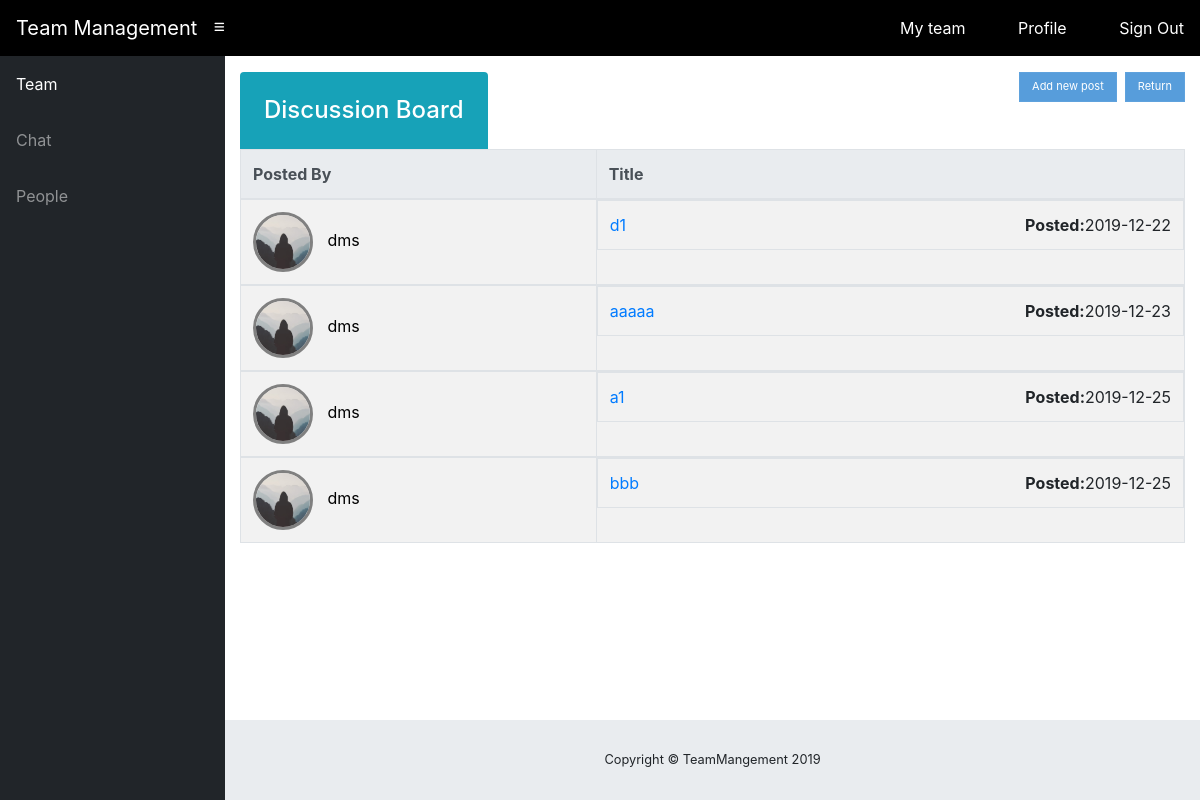
/team/1/discussion (signed in), run on an earlier commit of the app's database.
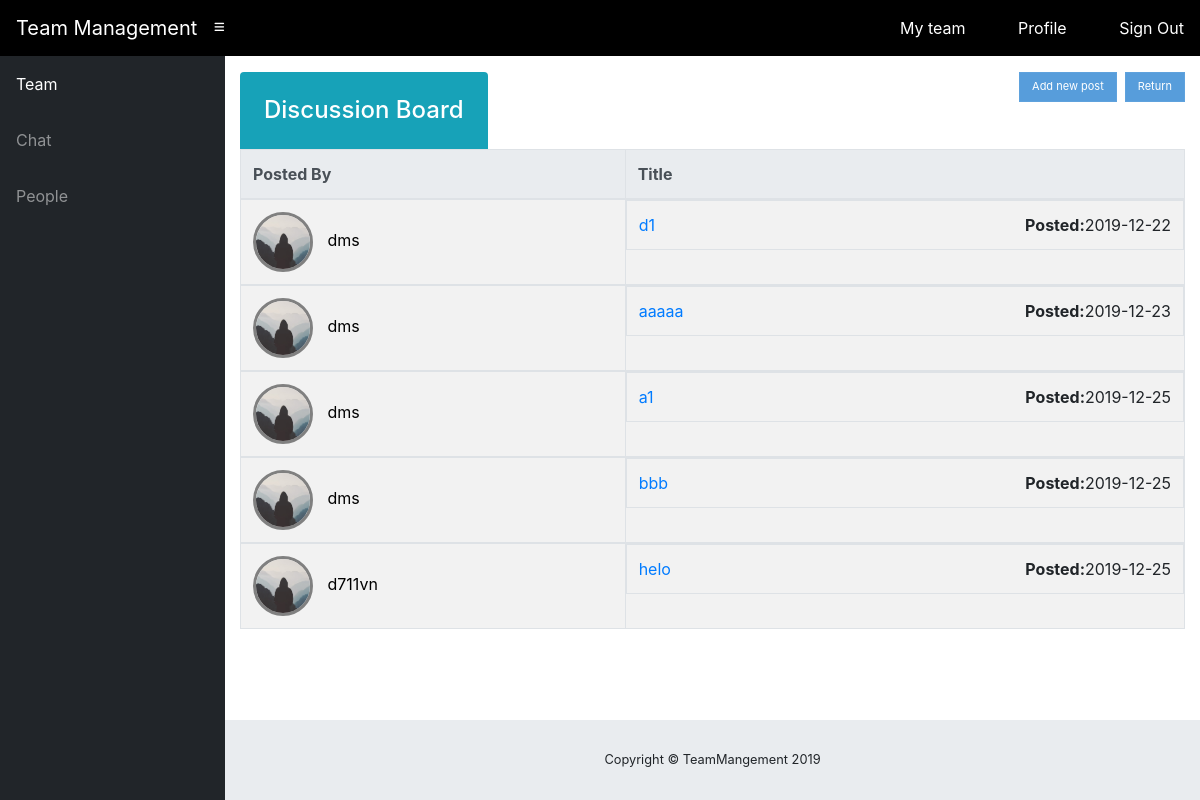
And on a later commit of the database.
### teamManage/models.py (models this page shows, shortened)
class Post(db.Model):
	id = db.Column(db.Integer, primary_key=True)
	title = db.Column(db.String(100), nullable=False)
	date_posted = db.Column(db.DateTime, nullable=False, default=datetime.utcnow)
	content = db.Column(db.Text, nullable=False)
	user_id = db.Column(db.Integer, db.ForeignKey('user.id'), nullable=False)
	comment = db.relationship("Comment", backref="article", lazy=True)  # many to many
	Team_id =db.Column(db.Integer, db.ForeignKey('team.id'),nullable=False)

class User(db.Model, UserMixin):
	id = db.Column(db.Integer, primary_key=True)
	username = db.Column(db.String(20), unique=True, nullable=False)
	email = db.Column(db.String(100), unique=True, nullable=False)
	profile_image = db.Column(db.String(20),nullable=False, default="default.jpg")
	password = db.Column(db.String(60), nullable=False)
	gender = db.Column(db.String(8), nullable=False)
	member = db.relationship("Team", cascade="all", secondary=UserTeam,backref=db.backref("members",lazy="dynamic")) #Many-to-Many Relationshipc5
	phoneNumber = db.Column(db.String, unique=True, nullable=True)
	biography = db.Column(db.String, unique=False, nullable=True)
	leaders = db.relationship("Team", backref="teamLeader", lazy=True) #One-to-Many Relationship
	taskComplete = db.relationship("Task", secondary=UserTask, backref=db.backref("completeBy", lazy="dynamic"))#Many-to-Many # Relationship
	posts = db.relationship("Post", backref="author", lazy=True)  # many to many
	comment = db.relationship("Comment",backref='user',lazy=True) #one to many

### teamManage/routes.py (the view)
@app.route('/team/<int:team_id>/discussion', methods=['GET','POST'])
@login_required
def discussion_list(team_id):
	team = Team.query.get_or_404(team_id)
	posts = Post.query.filter_by(location=team)
	return render_template('discussion_list.html', posts=posts,team=team)

### teamManage/models.py (called while the page is built)
@login_manager.user_loader
def load_user(user_id):
	return User.query.get(int(user_id))

### teamManage/templates/discussion_list.html
{% extends "layout.html" %}
{% block content %}
    <h2 style="display: inline-block" class="h4 text-white bg-info mb-0 p-4 rounded-top">Discussion Board</h2>
    <a style="float: right; display: inline-block; margin-left: 8px" href="{{url_for('myTeam',team_id=team.id)}}"><button class="btn btn-primary">Return</button></a>
    <div style="float: right; display: inline-block;">
        <section id="team-header">
          <div>
            <form style="display: inline-block;" method="POST" action="{{url_for('discussion',team_id=team.id)}}">
              <input type="submit" value="Add new post" class="btn btn-primary">
            </form>
          </div>
        </section>
      </div>
    <table class="table table-striped table-bordered table-responsive-lg">
        <thead class="thead-light">
          <tr>
            <th scope="col">Posted By</th>
            <th scope="col">Title</th>
          </tr>
        </thead>
    {% for post in posts %}
      <tbody>
        <tr>
          <td class="author-col">
            <div>
              <img style="display : inline-block" class="avatar-icon" src="{{url_for('static', filename='profile_pics/' + post.author.profile_image)}}"}>
              <p style="display : inline-block">{{ post.author.username }}</p>
            </div>
          </td>
          <td class="post-col d-lg-flex justify-content-lg-between">
            <div>
              <a href="{{url_for('post',team_id=team.id,post_id=post.id)}}">{{post.title}}</a>
            </div>
            <div><span class="font-weight-bold">Posted:</span>{{post.date_posted.strftime('%Y-%m-%d')}}</div>
          </td>
        </tr>
      </tbody>
{% endfor %}
</table>
{% endblock content %}

### teamManage/templates/layout.html (shortened to what this page needs)
<!DOCTYPE html>
<html lang="en">
<head>
  <link rel="stylesheet" href="https://maxcdn.bootstrapcdn.com/bootstrap/4.0.0/css/bootstrap.min.css">
  <link rel="stylesheet" href="https://cdnjs.cloudflare.com/ajax/libs/font-awesome/4.7.0/css/font-awesome.min.css">
  <link href="{{ url_for('static', filename="css/css.css")}}" rel="stylesheet">
  <link href="{{ url_for('static', filename="css/myteam/myteam.css")}}" rel="stylesheet">
  <link href="{{ url_for('static', filename="css/login-register/login-register.css")}}" rel="stylesheet">
  <link href="{{ url_for('static', filename="css/team/team.css")}}" rel="stylesheet">
  <link href="{{ url_for('static', filename="css/profile/profile.css")}}" rel="stylesheet">
  <link href="{{ url_for('static', filename="css/chat.css")}}" rel="stylesheet">
</head>
<body id="page-top">
  <nav class="navbar navbar-expand navbar-dark bg-dark static-top">
    <a class="navbar-brand mr-1" href="{{ url_for('home') }}">Team Management</a>
    <button class="btn btn-link btn-sm text-white order-1 order-sm-0" id="sidebarToggle" href="#">
      <i class="fa fa-bars"></i>
    </button>
        <div>
          {% if current_user.is_authenticated %}
            <a href="{{url_for('team')}}" class="mr-5 nav-link-custom">My team</a>
            <a  href="{{ url_for('profile') }}" class="mr-5 nav-link-custom">Profile</a>
            <a href="{{ url_for('logout') }}" class="mr5-5 nav-link-custom">Sign Out</a>
          {% else %}
            <a href="{{ url_for('home') }}" class="mr-5 nav-link-custom">Home</a>
            <a href="{{ url_for('register') }}" class="mr-5 nav-link-custom">Sign up</a>
            <a href="{{ url_for('login') }}" class="mr-5 nav-link-custom">Sign in</a>
          {% endif %}
        </div>
  </nav>
  <div id="wrapper">
    {% if current_user.is_authenticated %}
        <ul class="sidebar navbar-nav drop">
            <li class="nav-item active">
                <a class="nav-link">
                    <span>Team</span>
                </a>
            </li>
            <li class="nav-item">
                <a class="nav-link">
                    <span>Chat</span></a>
            </li>
            <li class="nav-item">
                <a class="nav-link" href="#">
                    <span>People</span></a>
            </li>
        </ul>
    {% else %}
        <p></p>
    {% endif %}
    <div class="container mt-3">
                {% block content %} {% endblock %}
    </div>
      {% if current_user.is_authenticated %}
          <footer class="sticky-footer" style="width: calc(100% - 225px);">
              <div class="container my-auto">
                  <div class="copyright text-center my-auto">
                      <span>Copyright © TeamMangement 2019</span>
                  </div>
              </div>
          </footer>
      {% endif %}
    </div>
</body>
</html>

### teamManage/static/css/myteam/myteam.css (style rules this page uses)
.avatar-icon { border-radius: 50%; width: 60px; height: 60px; display: inline-block; margin-right: 10px; border: 3px solid gray; }

### teamManage/static/css/chat.css (style rules this page uses)
.btn-primary, .btn-primary:focus, .btn-hover-primary:hover, .btn-hover-primary:active, .btn-hover-primary.active, .btn.btn-active-primary:active, .btn.btn-active-primary.active, .dropdown.open>.btn.btn-active-primary, .btn-group.open .dropdown-toggle.btn.btn-active-primary { background-color: #579ddb; border-color: #5fa2dd; color: #fff !important; }
.btn { cursor: pointer; color: inherit; padding: 6px 12px; border-radius: 0; border: 1px solid 0; font-size: 11px; line-height: 1.42857; vertical-align: middle; -webkit-transition: all .25s; transition: all .25s; }

### teamManage/templates/layout.html (style rules this page uses)
.nav-link-custom { text-decoration: none; color: white; }

What changed in the data, as far as the page shows it:
added Post: profile_image (placeholder picture), author.username "d711vn", title "helo", date_posted "2019-12-25"
